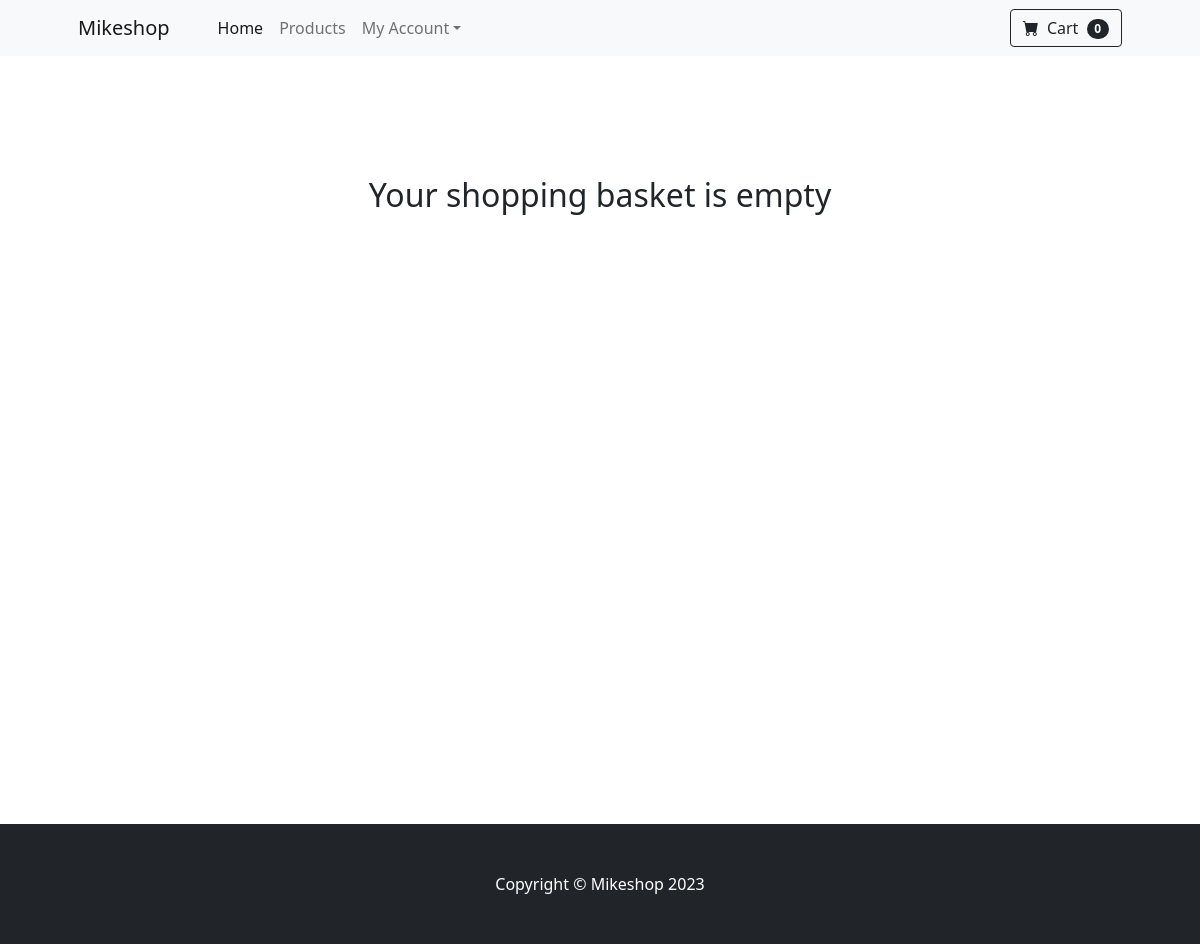
Before: /basket/ (signed in) with the older database file.
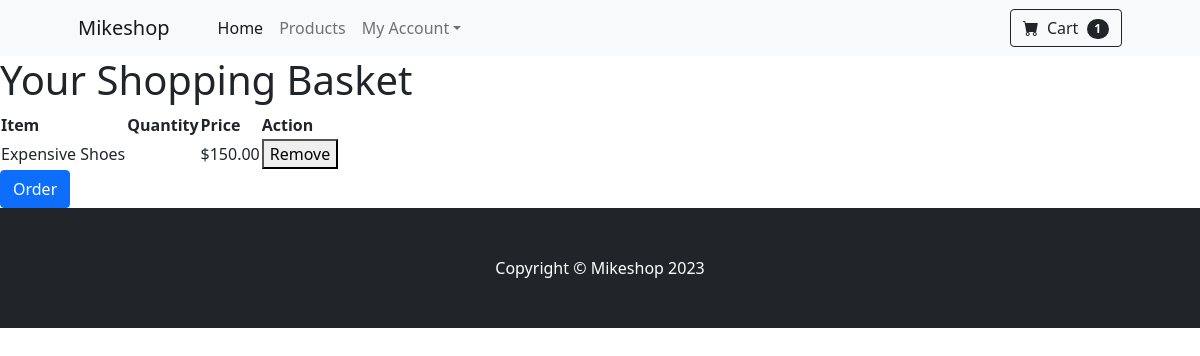
After: the same page with the newer database file.
### mikeshop/models.py (models this page shows, shortened)
class BasketItem(models.Model):
    id = models.AutoField(primary_key=True)
    basket_id = models.ForeignKey(Basket, on_delete=models.CASCADE)
    product_id = models.ForeignKey(Product, on_delete=models.CASCADE)
    item_quantity = models.IntegerField(default=1)
    def item_price(self):
	    return self.product_id.price * self.item_quantity

class Product(models.Model):
    id = models.AutoField(primary_key=True),
    name = models.CharField(max_length=200, null=False)
    description = models.TextField(null = False)
    price = models.DecimalField(max_digits=6, decimal_places=2, default=0.0)
    product_image = models.FileField(upload_to='products')

### mikeshop/views.py (the view)
# urls.py: path('basket/', views.show_basket, name="show_basket"),
@login_required
def show_basket(request):
    user = request.user
    basket = Basket.objects.filter(user_id=user, is_active=True).first()
    basket_quantity = get_basket_quantity(user)
    if not basket:
        return render(request, 'basket.html', {'empty': True, 'basket_quantity': basket_quantity})
    sbi = BasketItem.objects.filter(basket_id=basket)
    if sbi.exists():
        return render(request, 'basket.html', {'basket': basket, 'sbi': sbi, 'basket_quantity': basket_quantity})
    else:
        return render(request, 'basket.html', {'empty': True, 'basket_quantity': basket_quantity})

### mikeshop/models.py (called while the page is built)
    @property
    def total_quantity(self):
        return sum(item.item_quantity for item in self.basketitem_set.all())

### mikeshop/views.py (called while the page is built)
def get_basket_quantity(user):
    basket = Basket.objects.filter(user_id=user, is_active=True).first()
    return basket.total_quantity if basket else 0

### mikeshop/templates/basket.html (shortened to what this page needs)
{% extends 'base.html' %}
{% block content %}
{% if empty %}
    <h2 class="text-center" style="height: 80vh; margin-top: 10%;">Your shopping basket is empty</h2>
{% else %}
 <h1>Your Shopping Basket</h1>
    <table>
        <thead>
            <tr>
                <th>Item</th>
                <th>Quantity</th>
                <th>Price</th>
                <th>Action</th>
            </tr>
        </thead>
        <tbody>
            {% for item in sbi %}
            <tr>
                <td>{{ item.product_id.name }}</td>
                <td>{{ item.quantity }}</td>
                <td>${{ item.item_price }}</td>
                <td>
                    <form method="POST" action="{% url 'remove_item' item.id %}">
                        <button type="submit">Remove</button>
                    </form>
                </td>
            </tr>
            {% endfor %}
        </tbody>
    </table>
     <a href = "/order/" class="btn btn-primary">Order</a>
{% endif %}
{% endblock %}

Changed rows visible on the page:
added BasketItem: product_id.name "Expensive Shoes", item_price "150.00"
Other visible differences:
{{ basket_quantity }}: "0" → "1"
text no longer shown: "Your shopping basket is empty"
text now shown: "Your Shopping Basket Item Quantity Price Action Order"
